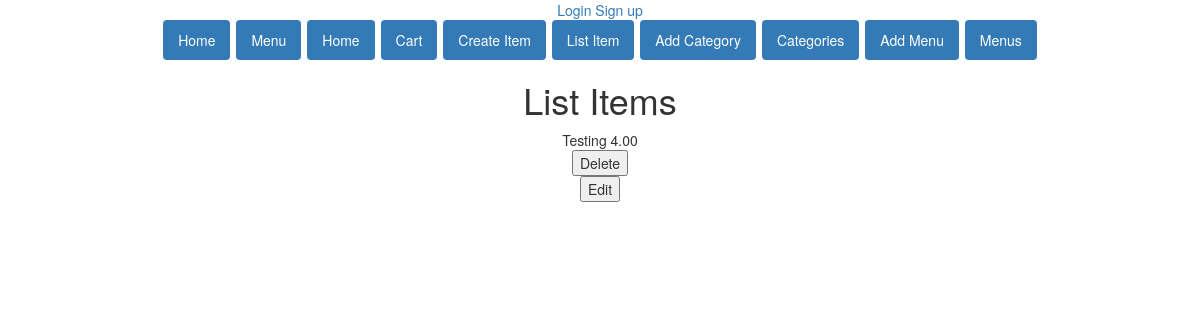
The app's page /item_list/, older data.
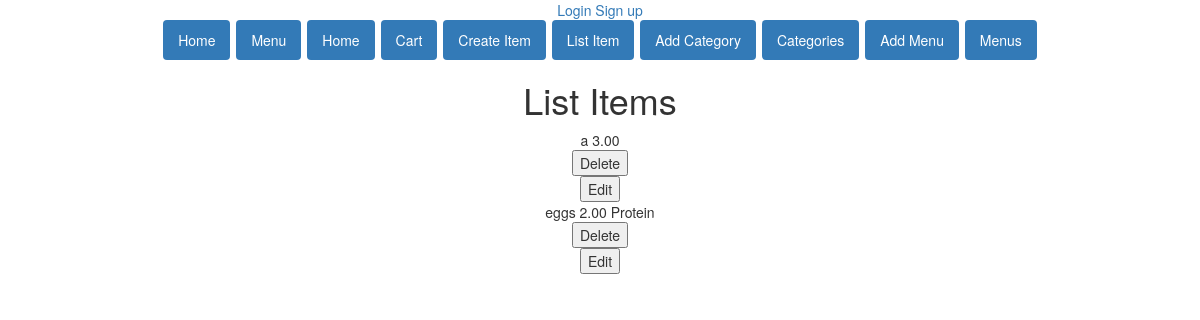
The same page, newer data.
### restaurant_app/models.py (models this page shows, shortened)
class Item(models.Model):
    name = models.CharField(max_length=100)
    price = models.DecimalField(max_digits=8, decimal_places=2)
    timestamp = models.DateTimeField(auto_now_add=True)
    description = models.TextField(blank=True)

### restaurant_app/views.py (the view)
# urls.py: url(r'^item_list/', ItemListView.as_view(template="item_list.html"), name="item_list"),
class ItemListView(ListView):
    model = Item
    template = "item_list.html"

### restaurant_app/templates/restaurant_app/item_list.html (shortened to what this page needs)
{% extends 'base.html' %}
{% block body %}
    <h1>List Items</h1>
{% for item in object_list %}
    <div>{{ item.name }} {{item.price}} {{item.description}} {{item.update}}
    <form method="POST" action="{% url 'restaurant_app:delete_item' item.id %}">
        <button type="submit">Delete</button>
    </form>
    <form method="get" action="{% url 'restaurant_app:item_update' item.id %}">
        <button type="submit">Edit</button>
    </form>
    {% endfor %}
    </div>
{% endblock %}

Row changes from the older to the newer data that the page shows:
changed Item (number 1 of 2 on the later page): name "Testing" → "a"; price "4.00" → "3.00"
added Item: name "eggs", price "2.00", description "Protein"
